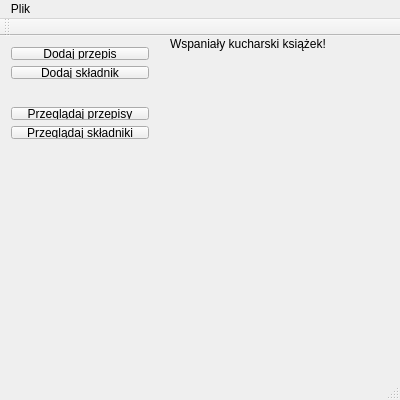
<?xml version="1.0" encoding="UTF-8"?>
<ui version="4.0">
 <class>MainWindow</class>
 <widget class="QMainWindow" name="MainWindow">
  <property name="geometry">
   <rect>
    <x>0</x>
    <y>0</y>
    <width>400</width>
    <height>400</height>
   </rect>
  </property>
  <property name="minimumSize">
   <size>
    <width>400</width>
    <height>400</height>
   </size>
  </property>
  <property name="maximumSize">
   <size>
    <width>1024</width>
    <height>768</height>
   </size>
  </property>
  <property name="windowTitle">
   <string>Ksiazka Kucharska</string>
  </property>
  <widget class="QWidget" name="centralWidget">
   <widget class="QWidget" name="verticalLayoutWidget">
    <property name="geometry">
     <rect>
      <x>0</x>
      <y>0</y>
      <width>160</width>
      <height>54</height>
     </rect>
    </property>
    <layout class="QVBoxLayout" name="verticalLayout">
     <item>
      <widget class="QPushButton" name="addPrzepisButton">
       <property name="text">
        <string>Dodaj przepis</string>
       </property>
      </widget>
     </item>
     <item>
      <widget class="QPushButton" name="addSkladnikButton">
       <property name="text">
        <string>Dodaj składnik</string>
       </property>
      </widget>
     </item>
    </layout>
   </widget>
   <widget class="QWidget" name="verticalLayoutWidget_2">
    <property name="geometry">
     <rect>
      <x>0</x>
      <y>60</y>
      <width>160</width>
      <height>54</height>
     </rect>
    </property>
    <layout class="QVBoxLayout" name="verticalLayout_2">
     <item>
      <widget class="QPushButton" name="seePrzepisyButton">
       <property name="text">
        <string>Przeglądaj przepisy</string>
       </property>
      </widget>
     </item>
     <item>
      <widget class="QPushButton" name="seeSkladnikiButton">
       <property name="text">
        <string>Przeglądaj składniki</string>
       </property>
      </widget>
     </item>
    </layout>
   </widget>
   <widget class="QLabel" name="label">
    <property name="geometry">
     <rect>
      <x>170</x>
      <y>0</y>
      <width>211</width>
      <height>16</height>
     </rect>
    </property>
    <property name="text">
     <string>Wspaniały kucharski książek!</string>
    </property>
   </widget>
  </widget>
  <widget class="QMenuBar" name="menuBar">
   <property name="geometry">
    <rect>
     <x>0</x>
     <y>0</y>
     <width>400</width>
     <height>21</height>
    </rect>
   </property>
   <widget class="QMenu" name="menuPlik">
    <property name="title">
     <string>Plik</string>
    </property>
    <addaction name="actionWyjscie"/>
   </widget>
   <addaction name="menuPlik"/>
  </widget>
  <widget class="QToolBar" name="mainToolBar">
   <attribute name="toolBarArea">
    <enum>TopToolBarArea</enum>
   </attribute>
   <attribute name="toolBarBreak">
    <bool>false</bool>
   </attribute>
  </widget>
  <widget class="QStatusBar" name="statusBar"/>
  <action name="actionWyjscie">
   <property name="text">
    <string>Wyjscie</string>
   </property>
  </action>
 </widget>
 <layoutdefault spacing="6" margin="11"/>
 <resources/>
 <connections/>
</ui>
